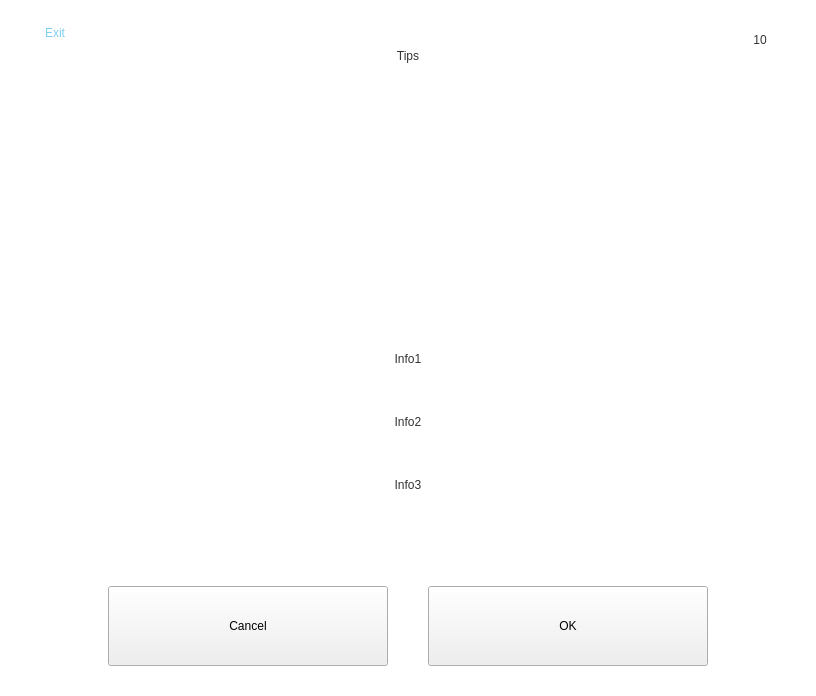
<?xml version="1.0" encoding="UTF-8"?>
<ui version="4.0">
 <class>MsgWnd</class>
 <widget class="QWidget" name="MsgWnd">
  <property name="geometry">
   <rect>
    <x>0</x>
    <y>0</y>
    <width>816</width>
    <height>696</height>
   </rect>
  </property>
  <property name="windowTitle">
   <string>Form</string>
  </property>
  <property name="styleSheet">
   <string notr="true">#MsgWnd
{
	background:transparent;
}

#wnd_bk
{
	background:transparent;
}

QLabel
{
	background:transparent;
}</string>
  </property>
  <widget class="QWidget" name="wnd_bk" native="true">
   <property name="geometry">
    <rect>
     <x>0</x>
     <y>0</y>
     <width>816</width>
     <height>696</height>
    </rect>
   </property>
   <widget class="QWidget" name="wnd_container" native="true">
    <property name="geometry">
     <rect>
      <x>0</x>
      <y>0</y>
      <width>816</width>
      <height>696</height>
     </rect>
    </property>
    <property name="styleSheet">
     <string notr="true">#wnd_container
{
	background:transparent;
}

#wnd_container
{
	background-image: url(:/img/msg/bg.png);
}

#wnd_msg_content
,#normal
,#page_confirm
{
	background:transparent;
}

#wnd_normal_btn
,#wnd_normal_tip
,#wnd_normal_top
,#wnd_normal_icon
{
	background:transparent;
}


#wnd_confirm_top
,#wnd_confirm_info
,#wnd_confirm_icon
,#wnd_input_info
,#wnd_confirm_btn
{
	background:transparent;
}

#btn_top_left_back
{
	background:transparent;
	font: 75 28pt &quot;微软雅黑&quot;;

	padding-bottom:5px;
	color: #7ecef4;
	border:0px;
}

#btn_top_left_back:pressed
{
	color: #036DB7;
}


#btn_top_left_back
{
	font: 75 24pt &quot;微软雅黑&quot;;
}

#lb_fetch_timer
{
	font: 75 28pt &quot;微软雅黑&quot;;
	color: #333333;
}

QPushButton[objectName^=btn_nor_]
{
	border: none;
	border-radius:3px;
	background-color: #005FA7;
	
	font: 24pt &quot;微软雅黑&quot;;
	color:#FFFFFF;
}

QPushButton[objectName^=btn_nor_]:pressed
{
	background-color:#74a8cf;
}

QPushButton[objectName^=btn_nor_]:disabled
{
	background-color:#999999;
}

QLabel[objectName^=lb_title_]
{
	background-color: #005FA7;
	font: 75 28pt &quot;微软雅黑&quot;;
	color: #FFFFFF;
}

QLabel
{
	font: 75 24pt &quot;微软雅黑&quot;;
	color:#333333;
}</string>
    </property>
    <widget class="QStackedWidget" name="wnd_msg_content">
     <property name="geometry">
      <rect>
       <x>8</x>
       <y>6</y>
       <width>800</width>
       <height>680</height>
      </rect>
     </property>
     <property name="minimumSize">
      <size>
       <width>800</width>
       <height>680</height>
      </size>
     </property>
     <property name="maximumSize">
      <size>
       <width>800</width>
       <height>680</height>
      </size>
     </property>
     <property name="styleSheet">
      <string notr="true"/>
     </property>
     <widget class="QWidget" name="normal">
      <property name="styleSheet">
       <string notr="true">#lb_normal_title
{
	font: 75 28pt &quot;微软雅黑&quot;;
	color: #333333;
}

</string>
      </property>
      <layout class="QVBoxLayout" name="verticalLayout_8">
       <property name="spacing">
        <number>0</number>
       </property>
       <property name="leftMargin">
        <number>0</number>
       </property>
       <property name="topMargin">
        <number>20</number>
       </property>
       <property name="rightMargin">
        <number>0</number>
       </property>
       <property name="bottomMargin">
        <number>20</number>
       </property>
       <item>
        <widget class="QWidget" name="wnd_normal_top" native="true">
         <layout class="QVBoxLayout" name="verticalLayout_2">
          <property name="spacing">
           <number>12</number>
          </property>
          <property name="leftMargin">
           <number>0</number>
          </property>
          <property name="topMargin">
           <number>0</number>
          </property>
          <property name="rightMargin">
           <number>0</number>
          </property>
          <property name="bottomMargin">
           <number>0</number>
          </property>
          <item>
           <widget class="QLabel" name="lb_normal_title">
            <property name="minimumSize">
             <size>
              <width>0</width>
              <height>60</height>
             </size>
            </property>
            <property name="maximumSize">
             <size>
              <width>16777215</width>
              <height>60</height>
             </size>
            </property>
            <property name="text">
             <string notr="true">Tips</string>
            </property>
            <property name="alignment">
             <set>Qt::AlignCenter</set>
            </property>
           </widget>
          </item>
          <item>
           <widget class="QWidget" name="wnd_normal_icon" native="true">
            <property name="minimumSize">
             <size>
              <width>0</width>
              <height>180</height>
             </size>
            </property>
            <property name="maximumSize">
             <size>
              <width>16777215</width>
              <height>180</height>
             </size>
            </property>
            <layout class="QHBoxLayout" name="horizontalLayout_7">
             <property name="spacing">
              <number>0</number>
             </property>
             <property name="leftMargin">
              <number>0</number>
             </property>
             <property name="topMargin">
              <number>0</number>
             </property>
             <property name="rightMargin">
              <number>0</number>
             </property>
             <property name="bottomMargin">
              <number>0</number>
             </property>
             <item>
              <spacer name="horizontalSpacer_16">
               <property name="orientation">
                <enum>Qt::Horizontal</enum>
               </property>
               <property name="sizeHint" stdset="0">
                <size>
                 <width>337</width>
                 <height>20</height>
                </size>
               </property>
              </spacer>
             </item>
             <item>
              <widget class="QLabel" name="lb_normal_icon">
               <property name="minimumSize">
                <size>
                 <width>180</width>
                 <height>180</height>
                </size>
               </property>
               <property name="maximumSize">
                <size>
                 <width>180</width>
                 <height>180</height>
                </size>
               </property>
               <property name="text">
                <string/>
               </property>
               <property name="alignment">
                <set>Qt::AlignCenter</set>
               </property>
               <property name="pixmap">
                <pixmap resource="../res/ToolingBoardTest_res.qrc">:/img/msg/ico_error.png</pixmap>
               </property>
              </widget>
             </item>
             <item>
              <spacer name="horizontalSpacer_17">
               <property name="orientation">
                <enum>Qt::Horizontal</enum>
               </property>
               <property name="sizeHint" stdset="0">
                <size>
                 <width>337</width>
                 <height>20</height>
                </size>
               </property>
              </spacer>
             </item>
            </layout>
           </widget>
          </item>
         </layout>
        </widget>
       </item>
       <item>
        <widget class="QWidget" name="wnd_normal_tip" native="true">
         <layout class="QVBoxLayout" name="verticalLayout">
          <property name="spacing">
           <number>3</number>
          </property>
          <property name="leftMargin">
           <number>0</number>
          </property>
          <property name="topMargin">
           <number>0</number>
          </property>
          <property name="rightMargin">
           <number>0</number>
          </property>
          <property name="bottomMargin">
           <number>0</number>
          </property>
          <item>
           <spacer name="verticalSpacer">
            <property name="orientation">
             <enum>Qt::Vertical</enum>
            </property>
            <property name="sizeHint" stdset="0">
             <size>
              <width>20</width>
              <height>10</height>
             </size>
            </property>
           </spacer>
          </item>
          <item>
           <widget class="QLabel" name="lb_normal_tip1">
            <property name="minimumSize">
             <size>
              <width>0</width>
              <height>60</height>
             </size>
            </property>
            <property name="maximumSize">
             <size>
              <width>16777215</width>
              <height>60</height>
             </size>
            </property>
            <property name="text">
             <string notr="true">Info1</string>
            </property>
            <property name="alignment">
             <set>Qt::AlignCenter</set>
            </property>
           </widget>
          </item>
          <item>
           <widget class="QLabel" name="lb_normal_tip2">
            <property name="minimumSize">
             <size>
              <width>0</width>
              <height>60</height>
             </size>
            </property>
            <property name="maximumSize">
             <size>
              <width>16777215</width>
              <height>60</height>
             </size>
            </property>
            <property name="text">
             <string notr="true">Info2</string>
            </property>
            <property name="alignment">
             <set>Qt::AlignCenter</set>
            </property>
           </widget>
          </item>
          <item>
           <widget class="QLabel" name="lb_normal_tip3">
            <property name="minimumSize">
             <size>
              <width>0</width>
              <height>60</height>
             </size>
            </property>
            <property name="maximumSize">
             <size>
              <width>16777215</width>
              <height>60</height>
             </size>
            </property>
            <property name="text">
             <string notr="true">Info3</string>
            </property>
            <property name="alignment">
             <set>Qt::AlignCenter</set>
            </property>
           </widget>
          </item>
          <item>
           <spacer name="verticalSpacer_2">
            <property name="orientation">
             <enum>Qt::Vertical</enum>
            </property>
            <property name="sizeHint" stdset="0">
             <size>
              <width>20</width>
              <height>40</height>
             </size>
            </property>
           </spacer>
          </item>
          <item>
           <spacer name="horizontalSpacer_3">
            <property name="orientation">
             <enum>Qt::Horizontal</enum>
            </property>
            <property name="sizeHint" stdset="0">
             <size>
              <width>40</width>
              <height>20</height>
             </size>
            </property>
           </spacer>
          </item>
         </layout>
        </widget>
       </item>
       <item>
        <widget class="QWidget" name="wnd_normal_btn" native="true">
         <property name="minimumSize">
          <size>
           <width>0</width>
           <height>80</height>
          </size>
         </property>
         <property name="maximumSize">
          <size>
           <width>16777215</width>
           <height>80</height>
          </size>
         </property>
         <layout class="QHBoxLayout" name="horizontalLayout">
          <property name="spacing">
           <number>40</number>
          </property>
          <property name="leftMargin">
           <number>0</number>
          </property>
          <property name="topMargin">
           <number>0</number>
          </property>
          <property name="rightMargin">
           <number>0</number>
          </property>
          <property name="bottomMargin">
           <number>0</number>
          </property>
          <item>
           <spacer name="horizontalSpacer">
            <property name="orientation">
             <enum>Qt::Horizontal</enum>
            </property>
            <property name="sizeHint" stdset="0">
             <size>
              <width>214</width>
              <height>20</height>
             </size>
            </property>
           </spacer>
          </item>
          <item>
           <widget class="QPushButton" name="btn_nor_normal_cancel">
            <property name="minimumSize">
             <size>
              <width>280</width>
              <height>80</height>
             </size>
            </property>
            <property name="maximumSize">
             <size>
              <width>280</width>
              <height>80</height>
             </size>
            </property>
            <property name="text">
             <string>Cancel</string>
            </property>
           </widget>
          </item>
          <item>
           <widget class="QPushButton" name="btn_nor_normal_ok">
            <property name="minimumSize">
             <size>
              <width>280</width>
              <height>80</height>
             </size>
            </property>
            <property name="maximumSize">
             <size>
              <width>280</width>
              <height>80</height>
             </size>
            </property>
            <property name="text">
             <string>OK</string>
            </property>
           </widget>
          </item>
          <item>
           <spacer name="horizontalSpacer_2">
            <property name="orientation">
             <enum>Qt::Horizontal</enum>
            </property>
            <property name="sizeHint" stdset="0">
             <size>
              <width>214</width>
              <height>20</height>
             </size>
            </property>
           </spacer>
          </item>
         </layout>
        </widget>
       </item>
      </layout>
     </widget>
     <widget class="QWidget" name="page_confirm">
      <property name="styleSheet">
       <string notr="true">#edt_input_info
{
	border: 1px solid #B3B3B3;

	font: 20pt &quot;微软雅黑&quot;;
	color:#333333;
	background:transparent;
}</string>
      </property>
      <layout class="QVBoxLayout" name="verticalLayout_3">
       <property name="spacing">
        <number>0</number>
       </property>
       <property name="leftMargin">
        <number>0</number>
       </property>
       <property name="topMargin">
        <number>40</number>
       </property>
       <property name="rightMargin">
        <number>0</number>
       </property>
       <property name="bottomMargin">
        <number>50</number>
       </property>
       <item>
        <widget class="QWidget" name="wnd_confirm_top" native="true">
         <property name="minimumSize">
          <size>
           <width>0</width>
           <height>80</height>
          </size>
         </property>
         <property name="maximumSize">
          <size>
           <width>16777215</width>
           <height>80</height>
          </size>
         </property>
         <layout class="QHBoxLayout" name="horizontalLayout_13">
          <property name="spacing">
           <number>0</number>
          </property>
          <property name="leftMargin">
           <number>0</number>
          </property>
          <property name="topMargin">
           <number>0</number>
          </property>
          <property name="rightMargin">
           <number>0</number>
          </property>
          <property name="bottomMargin">
           <number>0</number>
          </property>
          <item>
           <spacer name="horizontalSpacer_27">
            <property name="orientation">
             <enum>Qt::Horizontal</enum>
            </property>
            <property name="sizeHint" stdset="0">
             <size>
              <width>337</width>
              <height>20</height>
             </size>
            </property>
           </spacer>
          </item>
          <item>
           <widget class="QLabel" name="lb_title_confirm">
            <property name="minimumSize">
             <size>
              <width>600</width>
              <height>80</height>
             </size>
            </property>
            <property name="maximumSize">
             <size>
              <width>600</width>
              <height>80</height>
             </size>
            </property>
            <property name="text">
             <string/>
            </property>
            <property name="alignment">
             <set>Qt::AlignCenter</set>
            </property>
           </widget>
          </item>
          <item>
           <spacer name="horizontalSpacer_28">
            <property name="orientation">
             <enum>Qt::Horizontal</enum>
            </property>
            <property name="sizeHint" stdset="0">
             <size>
              <width>337</width>
              <height>20</height>
             </size>
            </property>
           </spacer>
          </item>
         </layout>
        </widget>
       </item>
       <item>
        <widget class="QWidget" name="wnd_confirm_info" native="true">
         <property name="styleSheet">
          <string notr="true"/>
         </property>
         <layout class="QVBoxLayout" name="verticalLayout_12">
          <property name="spacing">
           <number>10</number>
          </property>
          <property name="leftMargin">
           <number>0</number>
          </property>
          <property name="topMargin">
           <number>0</number>
          </property>
          <property name="rightMargin">
           <number>0</number>
          </property>
          <property name="bottomMargin">
           <number>0</number>
          </property>
          <item>
           <spacer name="verticalSpacer_7">
            <property name="orientation">
             <enum>Qt::Vertical</enum>
            </property>
            <property name="sizeType">
             <enum>QSizePolicy::Fixed</enum>
            </property>
            <property name="sizeHint" stdset="0">
             <size>
              <width>20</width>
              <height>53</height>
             </size>
            </property>
           </spacer>
          </item>
          <item>
           <widget class="QWidget" name="wnd_confirm_icon" native="true">
            <layout class="QHBoxLayout" name="horizontalLayout_14">
             <property name="spacing">
              <number>0</number>
             </property>
             <property name="leftMargin">
              <number>0</number>
             </property>
             <property name="topMargin">
              <number>0</number>
             </property>
             <property name="rightMargin">
              <number>0</number>
             </property>
             <property name="bottomMargin">
              <number>0</number>
             </property>
             <item>
              <spacer name="horizontalSpacer_12">
               <property name="orientation">
                <enum>Qt::Horizontal</enum>
               </property>
               <property name="sizeHint" stdset="0">
                <size>
                 <width>103</width>
                 <height>20</height>
                </size>
               </property>
              </spacer>
             </item>
             <item>
              <widget class="QLabel" name="lb_confirm_icon">
               <property name="minimumSize">
                <size>
                 <width>120</width>
                 <height>120</height>
                </size>
               </property>
               <property name="maximumSize">
                <size>
                 <width>120</width>
                 <height>120</height>
                </size>
               </property>
               <property name="text">
                <string notr="true"/>
               </property>
               <property name="pixmap">
                <pixmap resource="../res/ToolingBoardTest_res.qrc">:/img/msg/ico_error.png</pixmap>
               </property>
               <property name="alignment">
                <set>Qt::AlignCenter</set>
               </property>
              </widget>
             </item>
             <item>
              <spacer name="horizontalSpacer_29">
               <property name="orientation">
                <enum>Qt::Horizontal</enum>
               </property>
               <property name="sizeHint" stdset="0">
                <size>
                 <width>102</width>
                 <height>20</height>
                </size>
               </property>
              </spacer>
             </item>
            </layout>
           </widget>
          </item>
          <item>
           <widget class="QLabel" name="lb_tips_receive_info">
            <property name="minimumSize">
             <size>
              <width>0</width>
              <height>60</height>
             </size>
            </property>
            <property name="maximumSize">
             <size>
              <width>16777215</width>
              <height>60</height>
             </size>
            </property>
            <property name="text">
             <string/>
            </property>
            <property name="alignment">
             <set>Qt::AlignCenter</set>
            </property>
           </widget>
          </item>
          <item>
           <widget class="QWidget" name="wnd_input_info" native="true">
            <property name="minimumSize">
             <size>
              <width>0</width>
              <height>60</height>
             </size>
            </property>
            <property name="maximumSize">
             <size>
              <width>16777215</width>
              <height>60</height>
             </size>
            </property>
            <layout class="QHBoxLayout" name="horizontalLayout_2">
             <property name="leftMargin">
              <number>0</number>
             </property>
             <property name="topMargin">
              <number>0</number>
             </property>
             <property name="rightMargin">
              <number>0</number>
             </property>
             <property name="bottomMargin">
              <number>0</number>
             </property>
             <item>
              <spacer name="horizontalSpacer_5">
               <property name="orientation">
                <enum>Qt::Horizontal</enum>
               </property>
               <property name="sizeHint" stdset="0">
                <size>
                 <width>78</width>
                 <height>20</height>
                </size>
               </property>
              </spacer>
             </item>
             <item>
              <widget class="QLabel" name="lb_tips_input_info">
               <property name="minimumSize">
                <size>
                 <width>300</width>
                 <height>60</height>
                </size>
               </property>
               <property name="maximumSize">
                <size>
                 <width>300</width>
                 <height>60</height>
                </size>
               </property>
               <property name="text">
                <string>Input new one:</string>
               </property>
               <property name="alignment">
                <set>Qt::AlignRight|Qt::AlignTrailing|Qt::AlignVCenter</set>
               </property>
              </widget>
             </item>
             <item>
              <widget class="QLineEdit" name="edt_input_info">
               <property name="minimumSize">
                <size>
                 <width>320</width>
                 <height>60</height>
                </size>
               </property>
               <property name="maximumSize">
                <size>
                 <width>320</width>
                 <height>60</height>
                </size>
               </property>
               <property name="maxLength">
                <number>50</number>
               </property>
               <property name="placeholderText">
                <string>Sim Card ICCID</string>
               </property>
              </widget>
             </item>
             <item>
              <spacer name="horizontalSpacer_4">
               <property name="orientation">
                <enum>Qt::Horizontal</enum>
               </property>
               <property name="sizeHint" stdset="0">
                <size>
                 <width>78</width>
                 <height>20</height>
                </size>
               </property>
              </spacer>
             </item>
            </layout>
           </widget>
          </item>
          <item>
           <spacer name="verticalSpacer_8">
            <property name="orientation">
             <enum>Qt::Vertical</enum>
            </property>
            <property name="sizeHint" stdset="0">
             <size>
              <width>0</width>
              <height>0</height>
             </size>
            </property>
           </spacer>
          </item>
         </layout>
        </widget>
       </item>
       <item>
        <widget class="QWidget" name="wnd_confirm_btn" native="true">
         <property name="minimumSize">
          <size>
           <width>0</width>
           <height>80</height>
          </size>
         </property>
         <property name="maximumSize">
          <size>
           <width>16777215</width>
           <height>80</height>
          </size>
         </property>
         <layout class="QHBoxLayout" name="horizontalLayout_5">
          <property name="spacing">
           <number>40</number>
          </property>
          <property name="leftMargin">
           <number>0</number>
          </property>
          <property name="topMargin">
           <number>0</number>
          </property>
          <property name="rightMargin">
           <number>0</number>
          </property>
          <property name="bottomMargin">
           <number>0</number>
          </property>
          <item>
           <spacer name="horizontalSpacer_13">
            <property name="orientation">
             <enum>Qt::Horizontal</enum>
            </property>
            <property name="sizeHint" stdset="0">
             <size>
              <width>214</width>
              <height>20</height>
             </size>
            </property>
           </spacer>
          </item>
          <item>
           <widget class="QPushButton" name="btn_nor_save_input">
            <property name="minimumSize">
             <size>
              <width>280</width>
              <height>80</height>
             </size>
            </property>
            <property name="maximumSize">
             <size>
              <width>280</width>
              <height>80</height>
             </size>
            </property>
            <property name="text">
             <string>Save Input</string>
            </property>
           </widget>
          </item>
          <item>
           <widget class="QPushButton" name="btn_nor_save_receive">
            <property name="minimumSize">
             <size>
              <width>280</width>
              <height>80</height>
             </size>
            </property>
            <property name="maximumSize">
             <size>
              <width>280</width>
              <height>80</height>
             </size>
            </property>
            <property name="text">
             <string>Save Received</string>
            </property>
           </widget>
          </item>
          <item>
           <spacer name="horizontalSpacer_14">
            <property name="orientation">
             <enum>Qt::Horizontal</enum>
            </property>
            <property name="sizeHint" stdset="0">
             <size>
              <width>214</width>
              <height>20</height>
             </size>
            </property>
           </spacer>
          </item>
         </layout>
        </widget>
       </item>
      </layout>
     </widget>
    </widget>
    <widget class="QPushButton" name="btn_top_left_back">
     <property name="geometry">
      <rect>
       <x>15</x>
       <y>15</y>
       <width>80</width>
       <height>40</height>
      </rect>
     </property>
     <property name="text">
      <string>Exit</string>
     </property>
    </widget>
    <widget class="QLabel" name="lb_fetch_timer">
     <property name="geometry">
      <rect>
       <x>735</x>
       <y>15</y>
       <width>50</width>
       <height>50</height>
      </rect>
     </property>
     <property name="text">
      <string notr="true">10</string>
     </property>
     <property name="alignment">
      <set>Qt::AlignCenter</set>
     </property>
    </widget>
   </widget>
  </widget>
 </widget>
 <resources>
  <include location="../res/ToolingBoardTest_res.qrc"/>
 </resources>
 <connections/>
</ui>
